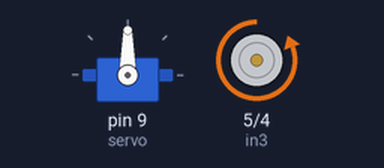
Simulated run of this sketch. Board: Arduino Uno, built with avr-gcc and run on an emulated ATmega328P. On the bench: servo, motor-driver pin pairs drawn as motors (green arrow = first pin HIGH = forward, orange = second pin HIGH = backward, longer = more drive, scaled by the enable pin).

Above: at 0.05 s.
At 3.55 s:
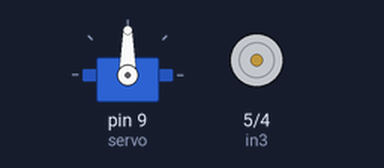
At 5.05 s:
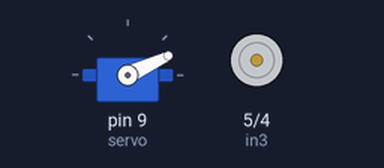
At 7.1 s:
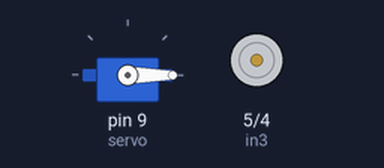
Timing chart, 0 to 9.3 s (numbered marks = the images above):
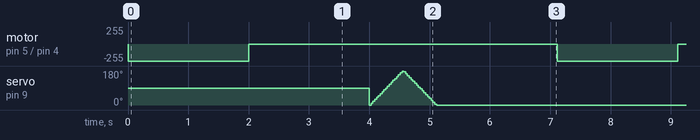

The sketch:

paper_vendo_sample.ino
```cpp
#include <Servo.h>
// Motor B connections
int enB = 3;
int in3 = 5;
int in4 = 4;
Servo servo;
int pos = 0;

void setup() {
servo.attach(9);

  pinMode(enB, OUTPUT);
  pinMode(in3, OUTPUT);
  pinMode(in4, OUTPUT);

  digitalWrite(in3, LOW);
  digitalWrite(in4, LOW);

}

void loop() {

  speedControl();


}

void speedControl() {
  // Turn on motors

  digitalWrite(in3, LOW);
  digitalWrite(in4, HIGH);

  int i = 255;
    analogWrite(enB, i);
    delay(2000);

    analogWrite(enB, 0);
  digitalWrite(in3, LOW);
  digitalWrite(in4, LOW);
  delay(2000);

   for (pos = 0; pos <= 180; pos += 5) {

    servo.write(pos);
    delay(15);
  }
  for (pos = 180; pos >= 0; pos -= 5) {
    servo.write(pos);
    delay(15);


  }
  delay(2000);
}
```

Measured:
- by itself, motor on pin 5 (in3) / pin 4 (in4): alternates backward 255/255 for 2.0 s and stopped for 5.1 s
